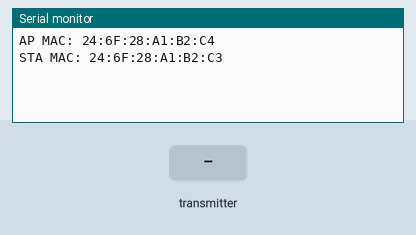
This sketch was run on a simulated ESP32. Shown: the last lines printed to the serial monitor. Inputs (shaded band) come from the test bench.

Above: at 1.2 s.
1.3 s: the transmitter starts sending t = 0
At 1.63 s:
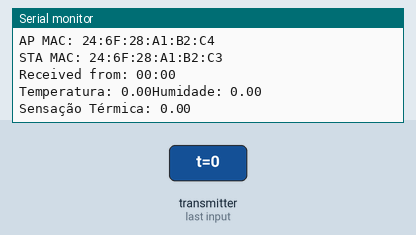
2.8 s: the transmitter starts sending h = 25
4.3 s: the transmitter starts sending hic = 25
At 4.63 s:
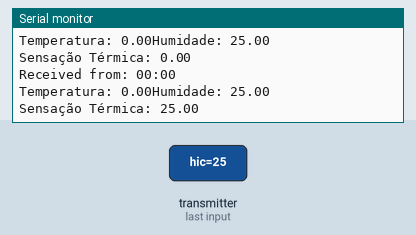
5.8 s: the transmitter starts sending t = 25
7.3 s: the transmitter starts sending h = 0
8.8 s: the transmitter starts sending hic = 50
At 9.13 s:
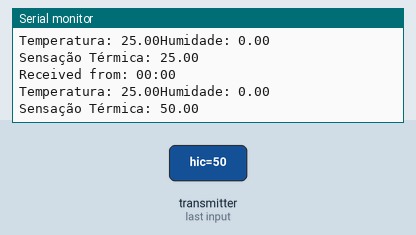
Timing chart, 0 to 11.3 s (numbered marks = the images above; inputs shaded):
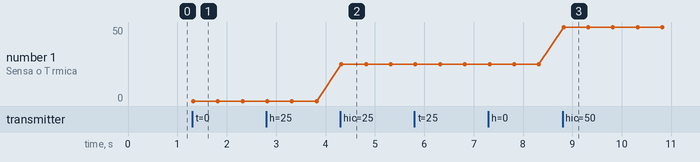

The sketch:

esp_now_combo_test_32.ino
```cpp
/*
    Compiled for the NODEMCU-32S
*/

#include <esp_now.h>
#include <WiFi.h>

#define WIFI_CHANNEL 1

//***ESTRUCTURA DE LOS DATOS TRANSMITIDOS MAESTRO/ESCLAVO***//
//Se de establecer IGUAL en el par maestro
struct ESTRUCTURA_DATOS {
  float t = 0;
  float h = 0;
  float hic = 0;
};

void setup() {

  //***INICIALIZACIÓN DEL PUERTO SERIE***//
  Serial.begin(115200); Serial.println();
  delay(20);
  //Colocamos o ESP em modo station
  WiFi.mode(WIFI_STA);
  WiFi.disconnect();
  //***DATOS DE LAS MAC (Access Point y Station) del ESP***//
  Serial.print("AP MAC: "); Serial.println(WiFi.softAPmacAddress());
  Serial.print("STA MAC: "); Serial.println(WiFi.macAddress());
  //***INICIALIZACIÓN DEL PROTOCOLO ESP-NOW***//
  if (esp_now_init() != 0) {
    Serial.println("Protocolo ESP-NOW no inicializado...");
    ESP.restart();
    delay(1);
  }

  esp_now_register_recv_cb(OnDataRecv);

}

void OnDataRecv(const uint8_t *mac, const uint8_t *data, int len) {
  char MACmaestro[6];
  //Copiamos o Mac Address origem para uma string
  snprintf(MACmaestro, sizeof(MACmaestro), "%02x:%02x:%02x:%02x:%02x:%02x",
           mac[0], mac[1], mac[2], mac[3], mac[4], mac[5]);
  //Mostramos o Mac Address que foi a origem da mensagem
  Serial.print("Received from: ");
  Serial.println(MACmaestro);
  Serial.println("");

  ESTRUCTURA_DATOS ED;
  memcpy(&ED, data, sizeof(ED));

  Serial.print("Temperatura: "); Serial.print(ED.t);
  Serial.print("Humidade: "); Serial.println(ED.h);
  Serial.print("Sensação Térmica: "); Serial.println(ED.hic);
}

void loop() {
  //Registra o callback que nos informará quando o Master enviou algo
  //A função que será executada é OnDataRecv e está declarada mais abaixo

}
```

Measured:
- after the input at 1.3 s, the serial monitor: prints a new line at once (image 1)
- after the input at 4.3 s, the serial monitor: prints a new line at once (image 2)
- after the input at 8.8 s, the serial monitor: prints a new line at once (image 3)
- plotted number 1: 25 → 50 after the input at 8.8 s
